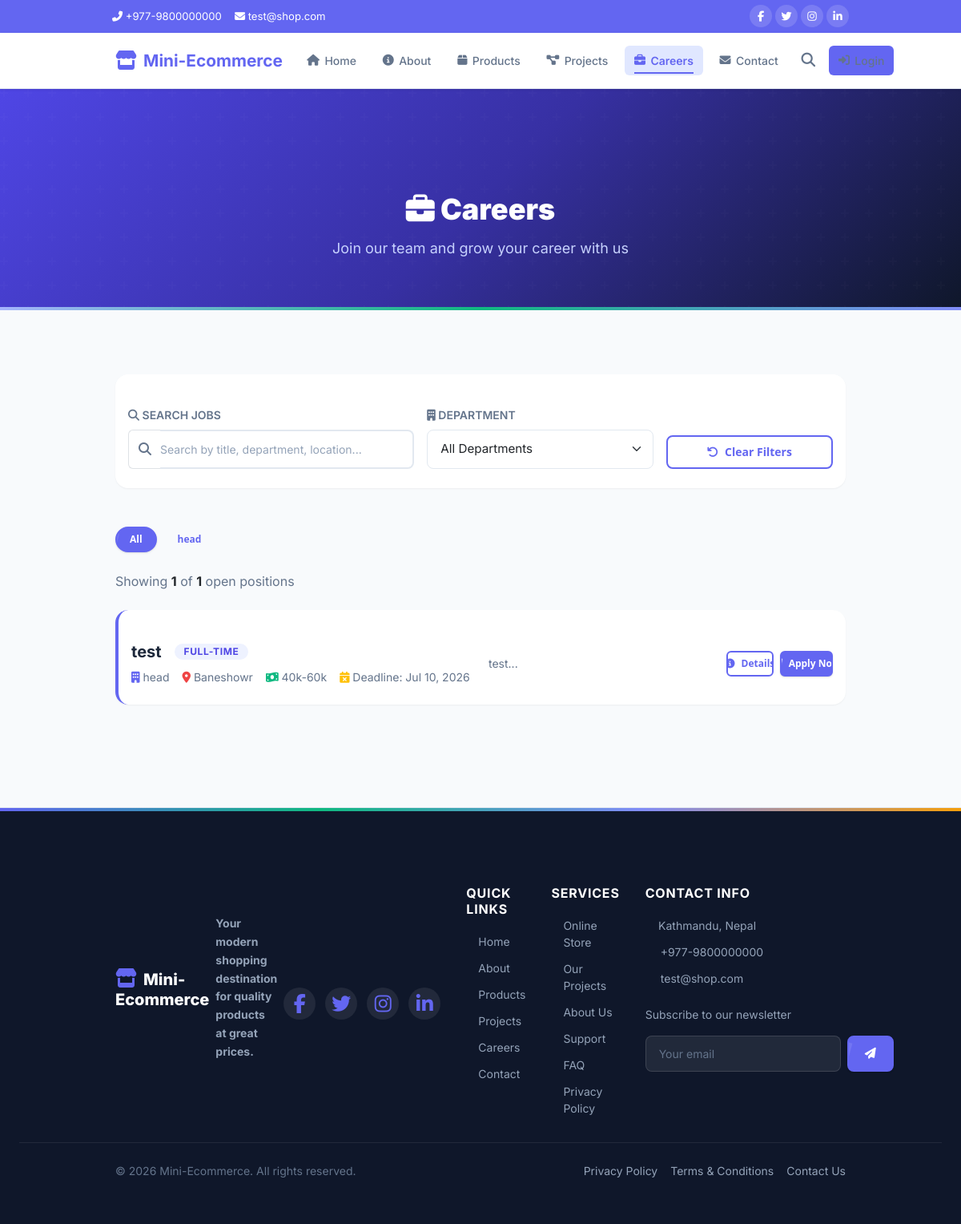
Screenshot of /careers.php with the database file from the repository.
### tables this page shows
CREATE TABLE career_jobs (
    job_id INTEGER PRIMARY KEY AUTOINCREMENT,
    title TEXT NOT NULL,
    slug TEXT DEFAULT NULL,
    department TEXT DEFAULT NULL,
    location TEXT DEFAULT NULL,
    employment_type TEXT DEFAULT NULL,
    description TEXT,
    requirements TEXT,
    responsibilities TEXT,
    salary_range TEXT DEFAULT NULL,
    application_deadline TEXT DEFAULT NULL,
    is_active INTEGER DEFAULT 1,
    created_at TEXT DEFAULT (datetime('now')),
    updated_at TEXT DEFAULT (datetime('now'))
);

CREATE TABLE settings (
    setting_id INTEGER PRIMARY KEY AUTOINCREMENT,
    setting_key TEXT NOT NULL UNIQUE,
    setting_value TEXT DEFAULT NULL,
    setting_group TEXT DEFAULT 'general',
    created_at TEXT DEFAULT (datetime('now')),
    updated_at TEXT DEFAULT (datetime('now'))
);

### includes/helpers.php (called while the page is built, shortened)
<?php
function getSetting(string $key, string $default = ''): string {
    static $cache = [];
    if (!isset($cache[$key])) {
        $pdo = getDB();
        $stmt = $pdo->prepare("SELECT setting_value FROM settings WHERE setting_key = ?");
        $stmt->execute([$key]);
        $row = $stmt->fetch();
        $cache[$key] = $row ? $row['setting_value'] : $default;
    }
    return $cache[$key];
}
function getCMSSection(string $page, string $sectionKey): ?array {
    $pdo = getDB();
    $stmt = $pdo->prepare("SELECT * FROM cms_sections WHERE page = ? AND section_key = ?");
    $stmt->execute([$page, $sectionKey]);
    $row = $stmt->fetch();
    return $row ?: null;
}
function h(?string $value): string {
    return htmlspecialchars($value ?? '', ENT_QUOTES, 'UTF-8');
}
function getJobDepartments(): array {
    $pdo = getDB();
    return $pdo->query("SELECT DISTINCT department FROM career_jobs WHERE is_active = 1 AND department IS NOT NULL AND department != '' ORDER BY department")->fetchAll(PDO::FETCH_COLUMN);
}

### careers.php (the view, shortened to what this page needs)
<?php
require_once __DIR__ . '/includes/helpers.php';
$pdo = getDB();
$perPage = 10;
$page    = isset($_GET['page']) ? max(1, (int)$_GET['page']) : 1;
$offset  = ($page - 1) * $perPage;
$search     = trim($_GET['search'] ?? '');
$department = $_GET['department'] ?? '';
$conditions = ['is_active = 1'];
$params = [];
$where = 'WHERE ' . implode(' AND ', $conditions);
$countStmt = $pdo->prepare("SELECT COUNT(*) FROM career_jobs $where");
$countStmt->execute($params);
$totalJobs = (int)$countStmt->fetchColumn();
$stmt = $pdo->prepare("SELECT * FROM career_jobs $where ORDER BY created_at DESC LIMIT $perPage OFFSET $offset");
$stmt->execute($params);
$jobs = $stmt->fetchAll();
$departments = getJobDepartments();
$careerSection = getCMSSection('careers', 'intro');
require_once __DIR__ . '/includes/public_header.php';
?>
<div class="page-banner">
    <div class="container">
        <h1 data-aos="fade-up"><i class="fas fa-briefcase"></i> Careers</h1>
        <p data-aos="fade-up" data-aos-delay="100"><?= h($careerSection['subtitle'] ?? 'Join our team and grow your career with us') ?></p>
    </div>
</div>
<section class="section-padding">
    <div class="container">
        <form method="GET" action="" class="bg-white rounded-4 shadow-sm p-4 mb-5" data-aos="fade-up">
            <div class="row g-3 align-items-end">
                <div class="col-md-5">
                    <label class="form-label fw-semibold text-muted small text-uppercase"><i class="fas fa-search"></i> Search Jobs</label>
                    <div class="input-group">
                        <span class="input-group-text bg-white border-end-0"><i class="fas fa-search text-muted"></i></span>
                        <input type="text" name="search" class="form-control border-start-0 ps-0" placeholder="Search by title, department, location..." value="<?= h($search) ?>">
                    </div>
                </div>
                <div class="col-md-4">
                    <label class="form-label fw-semibold text-muted small text-uppercase"><i class="fas fa-building"></i> Department</label>
                    <select name="department" class="form-select" onchange="this.form.submit()">
                        <option value="">All Departments</option>
                    </select>
                </div>
                <div class="col-md-3">
                    <label class="form-label text-muted small text-uppercase">&nbsp;</label>
                    <a href="<?= APP_URL ?>/careers.php" class="btn btn-outline w-100"><i class="fas fa-undo"></i> Clear Filters</a>
                </div>
            </div>
        </form>
        <?php if (!empty($departments)): ?>
        <div class="mb-4 d-flex flex-wrap gap-2" data-aos="fade-up">
            <a href="<?= APP_URL ?>/careers.php?search=<?= urlencode($search) ?>" class="btn btn-sm <?= empty($department) ? 'btn-primary' : 'btn-ghost' ?> rounded-pill px-3">All</a>
            <?php foreach ($departments as $d): ?>
            <a href="<?= APP_URL ?>/careers.php?department=<?= urlencode($d) ?>&search=<?= urlencode($search) ?>" class="btn btn-sm <?= $department === $d ? 'btn-primary' : 'btn-ghost' ?> rounded-pill px-3"><?= h($d) ?></a>
            <?php endforeach; ?>
        </div>
        <?php endif; ?>
        <?php if (empty($jobs)): ?>
        <div class="empty-state" data-aos="fade-up">
            <i class="fas fa-briefcase"></i>
            <h3>No open positions</h3>
            <p>We don't have any open positions right now. Check back later!</p>
        </div>
        <?php else: ?>
        <p class="text-muted mb-4" data-aos="fade-up">Showing <strong class="text-dark"><?= count($jobs) ?></strong> of <strong class="text-dark"><?= $totalJobs ?></strong> open positions</p>
        <div class="d-flex flex-column gap-4">
            <?php foreach ($jobs as $i => $j): ?>
            <div class="bg-white rounded-4 shadow-sm p-4 card-hover border-0 position-relative" style="border-left: 4px solid var(--primary-500) !important;" data-aos="fade-up" data-aos-delay="<?= ($i % 10) * 50 ?>">
                <div class="row align-items-center g-3">
                    <div class="col-lg-6">
                        <div class="d-flex align-items-center gap-3 mb-2">
                            <h3 class="fw-bold mb-0 fs-5"><?= h($j['title']) ?></h3>
                            <?php if (!empty($j['employment_type'])): ?>
                            <span class="badge badge-primary"><?= h($j['employment_type']) ?></span>
                            <?php endif; ?>
                        </div>
                        <div class="d-flex flex-wrap gap-3 text-muted small">
                            <?php if (!empty($j['department'])): ?>
                            <span><i class="fas fa-building text-primary"></i> <?= h($j['department']) ?></span>
                            <?php endif; ?>
                            <?php if (!empty($j['location'])): ?>
                            <span><i class="fas fa-map-marker-alt text-danger"></i> <?= h($j['location']) ?></span>
                            <?php endif; ?>
                            <?php if (!empty($j['salary_range'])): ?>
                            <span><i class="fas fa-money-bill-wave text-success"></i> <?= h($j['salary_range']) ?></span>
                            <?php endif; ?>
                            <?php if (!empty($j['application_deadline'])): ?>
                            <span><i class="fas fa-calendar-times text-warning"></i> Deadline: <?= date('M d, Y', strtotime($j['application_deadline'])) ?></span>
                            <?php endif; ?>
                        </div>
                    </div>
                    <div class="col-lg-4">
                        <p class="text-muted small mb-0"><?= h(mb_substr(strip_tags($j['description'] ?? ''), 0, 200)) ?>...</p>
                    </div>
                    <div class="col-lg-2 text-lg-end">
                        <div class="d-flex gap-2 justify-content-lg-end">
                            <a href="<?= APP_URL ?>/job-detail.php?id=<?= $j['job_id'] ?>" class="btn btn-outline btn-sm"><i class="fas fa-info-circle"></i> Details</a>
                            <?php
                            $deadlinePassed = !empty($j['application_deadline']) && strtotime($j['application_deadline']) < time();
                            ?>
                            <a href="<?= APP_URL ?>/job-detail.php?id=<?= $j['job_id'] ?>#apply" class="btn btn-primary btn-sm <?= $deadlinePassed ? 'disabled' : '' ?>">
                                <i class="fas fa-paper-plane"></i> Apply Now
                            </a>
                        </div>
                    </div>
                </div>
            </div>
            <?php endforeach; ?>
        </div>
        <?php endif; ?>
    </div>
</section>
<?php require_once __DIR__ . '/includes/footer.php'; ?>

### includes/footer.php (shortened to what this page needs)
<?php
require_once __DIR__ . '/helpers.php';
$siteName    = getSetting('site_name', APP_NAME);
$siteEmail   = getSetting('contact_email', 'support@company.com');
$sitePhone   = getSetting('contact_phone', '+977-9800000000');
$siteAddress = getSetting('contact_address', 'Kathmandu, Nepal');
$footerDesc  = getSetting('footer_description', 'Your modern shopping destination for quality products at great prices.');
$facebookUrl  = getSetting('facebook_url', '#');
$twitterUrl   = getSetting('twitter_url', '#');
$instagramUrl = getSetting('instagram_url', '#');
$linkedinUrl  = getSetting('linkedin_url', '#');
?>
</main>
<footer class="site-footer">
    <div class="footer-top">
        <div class="container">
            <div class="footer-grid">
                <div class="footer-brand" data-aos="fade-up">
                    <h4><i class="fas fa-store" style="color:var(--primary-500);margin-right:0.5rem;"></i><?= h($siteName) ?></h4>
                    <p><?= h($footerDesc) ?></p>
                    <div class="footer-social">
                        <a href="<?= h($facebookUrl) ?>" target="_blank" title="Facebook"><i class="fab fa-facebook-f"></i></a>
                        <a href="<?= h($twitterUrl) ?>" target="_blank" title="Twitter"><i class="fab fa-twitter"></i></a>
                        <a href="<?= h($instagramUrl) ?>" target="_blank" title="Instagram"><i class="fab fa-instagram"></i></a>
                        <a href="<?= h($linkedinUrl) ?>" target="_blank" title="LinkedIn"><i class="fab fa-linkedin-in"></i></a>
                    </div>
                </div>
                <div data-aos="fade-up" data-aos-delay="100">
                    <h5 class="footer-heading">Quick Links</h5>
                    <div class="footer-links">
                        <a href="<?= APP_URL ?>/index.php"><i class="fas fa-chevron-right"></i> Home</a>
                        <a href="<?= APP_URL ?>/about.php"><i class="fas fa-chevron-right"></i> About</a>
                        <a href="<?= APP_URL ?>/product/products.php"><i class="fas fa-chevron-right"></i> Products</a>
                        <a href="<?= APP_URL ?>/projects.php"><i class="fas fa-chevron-right"></i> Projects</a>
                        <a href="<?= APP_URL ?>/careers.php"><i class="fas fa-chevron-right"></i> Careers</a>
                        <a href="<?= APP_URL ?>/contact.php"><i class="fas fa-chevron-right"></i> Contact</a>
                    </div>
                </div>
                <div data-aos="fade-up" data-aos-delay="200">
                    <h5 class="footer-heading">Services</h5>
                    <div class="footer-links">
                        <a href="<?= APP_URL ?>/product/products.php"><i class="fas fa-chevron-right"></i> Online Store</a>
                        <a href="<?= APP_URL ?>/projects.php"><i class="fas fa-chevron-right"></i> Our Projects</a>
                        <a href="<?= APP_URL ?>/about.php"><i class="fas fa-chevron-right"></i> About Us</a>
                        <a href="<?= APP_URL ?>/contact.php"><i class="fas fa-chevron-right"></i> Support</a>
                        <a href="#"><i class="fas fa-chevron-right"></i> FAQ</a>
                        <a href="#"><i class="fas fa-chevron-right"></i> Privacy Policy</a>
                    </div>
                </div>
                <div data-aos="fade-up" data-aos-delay="300">
                    <h5 class="footer-heading">Contact Info</h5>
                    <div class="footer-links">
                        <?php if ($siteAddress): ?>
                        <a href="https://maps.google.com/?q=<?= urlencode($siteAddress) ?>" target="_blank"><i class="fas fa-map-marker-alt"></i> <?= h($siteAddress) ?></a>
                        <?php endif; ?>
                        <?php if ($sitePhone): ?>
                        <a href="tel:<?= h($sitePhone) ?>"><i class="fas fa-phone-alt"></i> <?= h($sitePhone) ?></a>
                        <?php endif; ?>
                        <?php if ($siteEmail): ?>
                        <a href="mailto:<?= h($siteEmail) ?>"><i class="fas fa-envelope"></i> <?= h($siteEmail) ?></a>
                        <?php endif; ?>
                    </div>
                    <div class="footer-newsletter mt-4">
                        <p>Subscribe to our newsletter</p>
                        <form class="newsletter-form" method="POST" action="" data-newsletter>
                            <input type="email" name="email" placeholder="Your email" required>
                            <button type="submit" class="btn btn-primary"><i class="fas fa-paper-plane"></i></button>
                        </form>
                    </div>
                </div>
            </div>
        </div>
    </div>
    <div class="footer-bottom">
        <div class="container">
            <div class="d-flex align-items-center justify-content-between flex-wrap gap-3">
                <p>&copy; <?= date('Y') ?> <?= h($siteName) ?>. All rights reserved.</p>
                <div class="footer-bottom-links">
                    <a href="#">Privacy Policy</a>
                    <a href="#">Terms & Conditions</a>
                    <a href="<?= APP_URL ?>/contact.php">Contact Us</a>
                </div>
            </div>
        </div>
    </div>
</footer>
</body>
</html>

### assets/css/style.css (style rules this page uses)
:root { --primary: #6366f1; --primary-dark: #4f46e5; --primary-light:#e0e7ff; --secondary: #64748b; --success: #22c55e; --success-light:#dcfce7; --warning: #f59e0b; --warning-light:#fef3c7; --danger: #ef4444; --danger-light: #fee2e2; --info: #3b82f6; --info-light: #dbeafe; --bg: #f8fafc; --bg-card: #ffffff; --border: #e2e8f0; --border-hover: #cbd5e1; --text: #1e293b; --texts: #e5e5e5; --text-muted: #64748b; --text-light: #94a3b8; --font: 'Segoe UI', system-ui, -apple-system, sans-serif; --radius: 0.75rem; --radius-sm: 0.5rem; --radius-lg: 1rem; --shadow-sm: 0 1px 2px rgba(0,0,0,.05); --shadow: 0 4px 6px -1px rgba(0,0,0,.1), 0 2px 4px -1px rgba(0,0,0,.06); --shadow-md: 0 10px 15px -3px rgba(0,0,0,.1), 0 4px 6px -2px rgba(0,0,0,.05); --shadow-lg: 0 20px 25px -5px rgba(0,0,0,.1), 0 10px 10px -5px rgba(0,0,0,.04); --nav-h: 70px; --transition: 0.2s ease; }
html { scroll-behavior: smooth; }
body { font-family: var(--font); background: var(--bg); color: var(--text); line-height: 1.6; min-height: 100vh; display: flex; flex-direction: column; }
a { color: var(--primary); text-decoration: none; }
.container { max-width: 1200px; margin: 0 auto; padding: 0 1.5rem; }
.text-success { color: var(--success); }
.text-danger { color: var(--danger); }
.mb-0 { margin-bottom: 0; }
.btn { display: inline-flex; align-items: center; gap: .5rem; padding: .65rem 1.25rem; border: none; border-radius: var(--radius-sm); font-size: .9rem; font-weight: 600; font-family: var(--font); cursor: pointer; transition: all var(--transition); text-decoration: none; white-space: nowrap; line-height: 1.2; }
.btn-primary { background: var(--primary); color: #fff; }
.btn-outline { background: transparent; border: 1.5px solid var(--primary); color: var(--primary); }
.btn-sm { padding: .4rem .8rem; font-size: .8rem; }
.badge { display: inline-flex; align-items: center; gap: .3rem; padding: .25rem .7rem; border-radius: 999px; font-size: .78rem; font-weight: 700; }
.site-footer { background: var(--text); color: #94a3b8; padding: 2rem 1.5rem; margin-top: auto; }
.footer-brand { display: flex; align-items: center; gap: .5rem; font-size: 1.2rem; font-weight: 700; color: #fff; }
.footer-brand i { color: var(--primary); }
.footer-links { display: flex; gap: 1.5rem; }
.footer-links a { color: #94a3b8; font-size: .88rem; }

### rows the page displays
career_jobs: title "test", employment_type "FULL-TIME", department "head", location "Baneshowr", salary_range "40k-60k", application_deadline "Jul 10, 2026", description "test"
settings: setting_value "Your modern shopping destination for quality products at great prices."

### other values shown
$contactPhone "+977-9800000000"
$contactEmail "test@shop.com"
$siteName "Mini-Ecommerce"
$careerSection['subtitle'] "Join our team and grow your career with us"
$d "head"
count($jobs) "1"
$totalJobs "1"
$siteAddress "Kathmandu, Nepal"
$sitePhone "+977-9800000000"
$siteEmail "test@shop.com"
